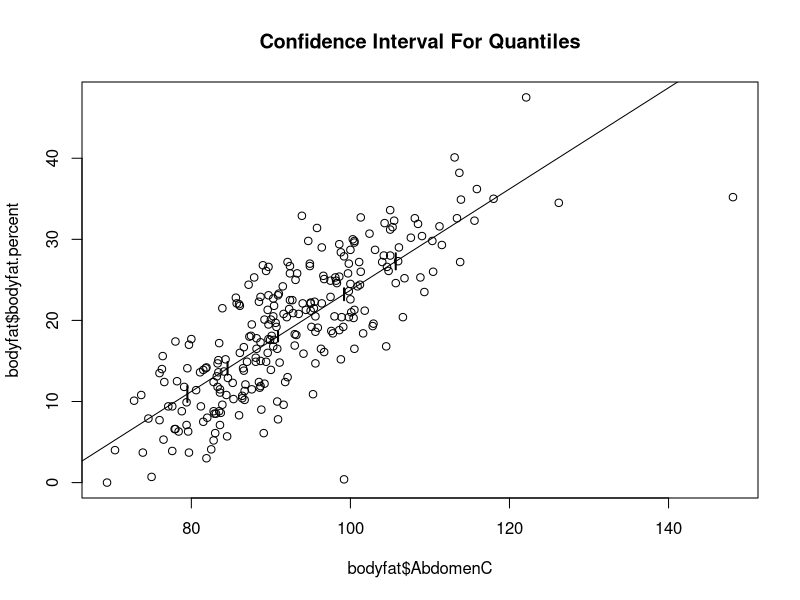
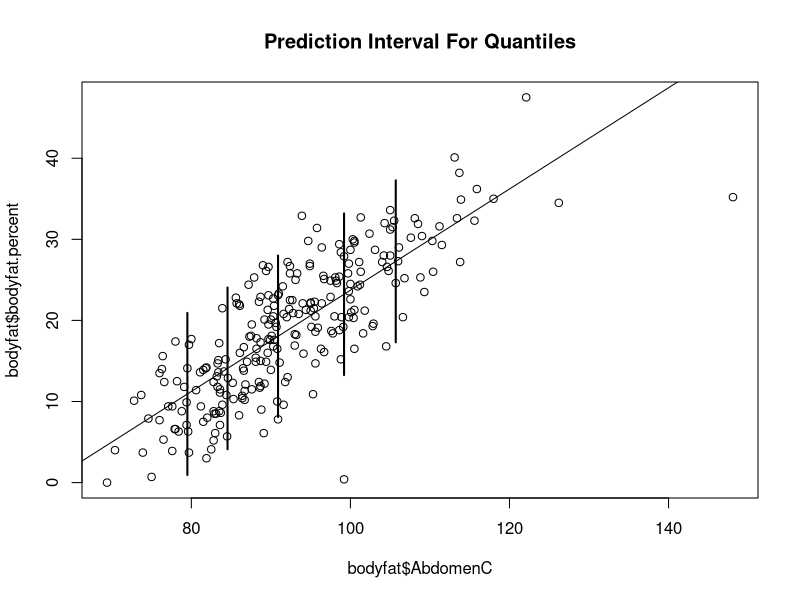
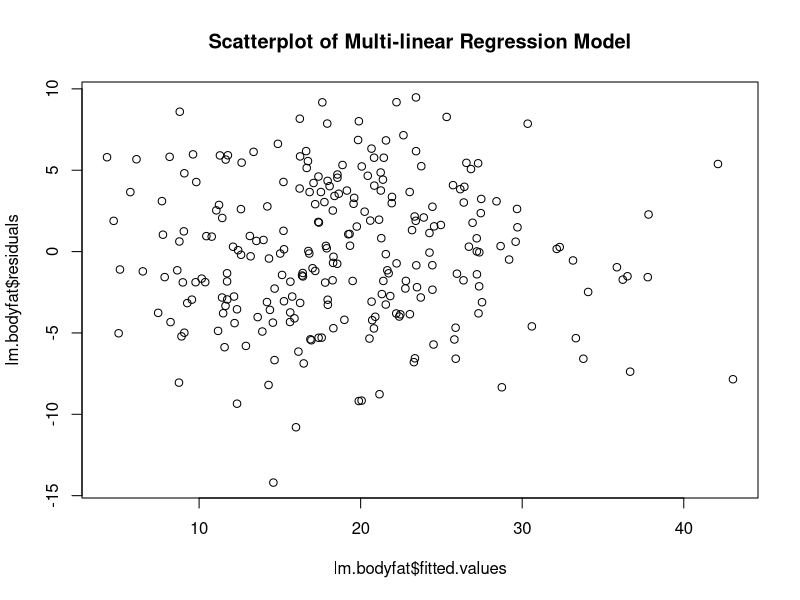
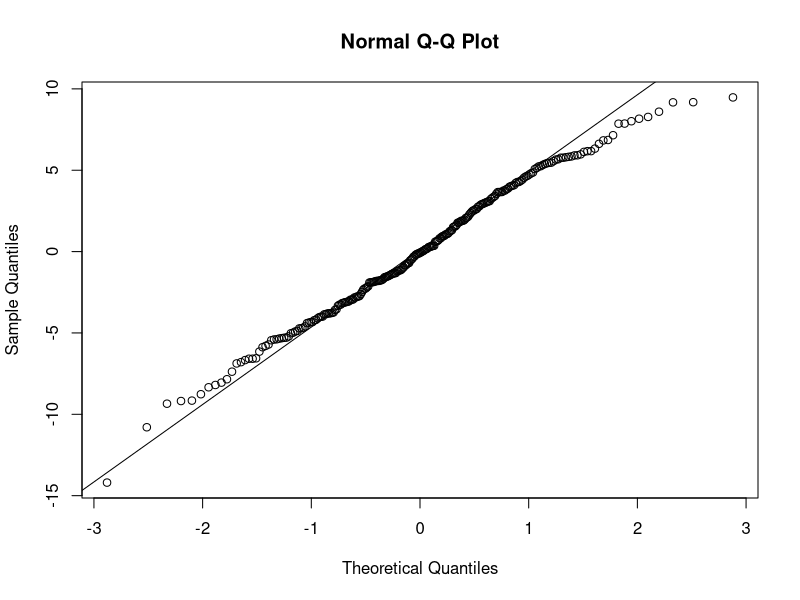
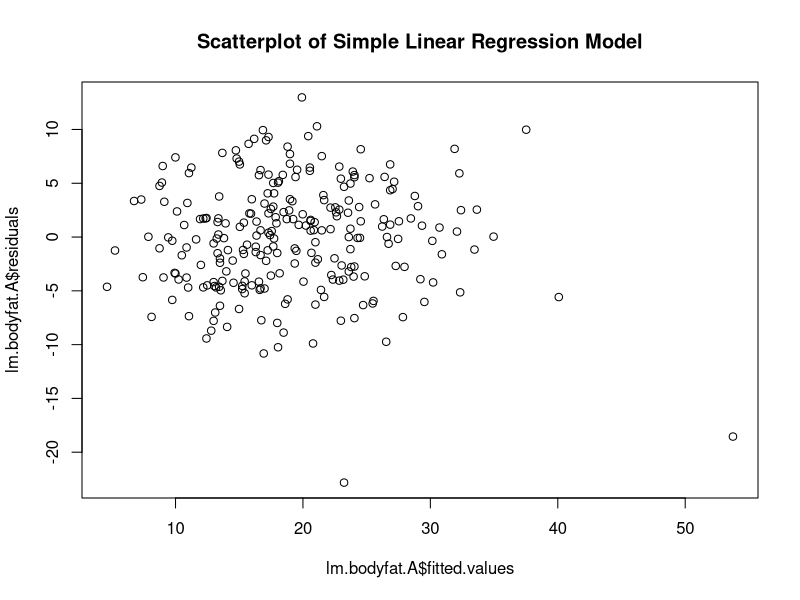
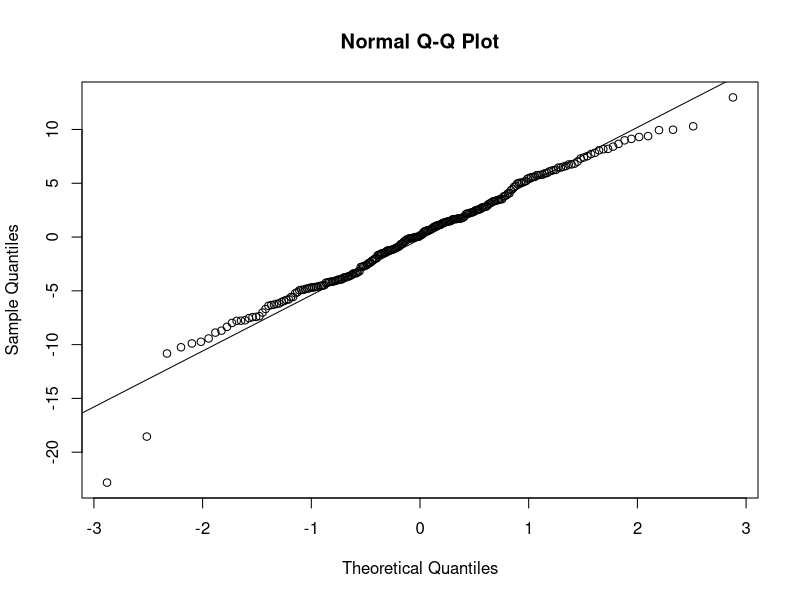

Reproduce these figures in R, in order.
setwd("//udrive.win.psu.edu/Users/j/q/jql5883/Desktop/math462")
getwd()

#data----------------------------------------------------------------------------------
bodyfat=read.table("BODY_FAT.TXT", header=T, sep="")
bodyfat.recompute=(495/bodyfat$Density)-450
head(round(bodyfat.recompute,digits=1))
bodyfat.recompute>100
bodyfat.recompute<0
bodyfat.recompute[182]=0

bodyfat$SiriBFperc==round(bodyfat.recompute,digits=1)

bodyfat[,2]<-round(bodyfat.recompute,digits=1)
colnames(bodyfat)[colnames(bodyfat)=="SiriBFperc"] <- "bodyfat.percent"

bodyfat<-bodyfat[-42,]

#A-------------------------------------------------------------------------------------
Abd.q=quantile(bodyfat$AbdomenC,  probs = c(0.1, 0.25, 0.5, 0.75, 0.9))
Abd.q
lm.bodyfat.A=lm(bodyfat.percent~AbdomenC,data=bodyfat)
summary(lm.bodyfat.A)
beta0.Abd=-38.69119
beta1.Abd=0.62417
yhat.q=beta0.Abd+beta1.Abd*Abd.q
yhat.q
mean(bodyfat$bodyfat.percent)

#B-------------------------------------------------------------------------------------
x0=data.frame(AbdomenC=quantile(bodyfat$AbdomenC,  probs = c(0.1, 0.25, 0.5, 0.75, 0.9)))

CI=predict(lm.bodyfat.A,new=x0,interval='confidence',level=0.95)
CI=data.frame(CI)
CI

plot(bodyfat$bodyfat.percent~bodyfat$AbdomenC,main="Confidence Interval For Quantiles")
abline(lm.bodyfat.A)
i=1
while(i<6)
{
  lines(c(x0[i,1],x0[i,1]),c(CI[i,2],CI[i,3]),lwd=2)
  i=i+1
  }

PI=predict(lm.bodyfat.A,new=x0,interval='prediction',level=0.95)
PI=data.frame(PI)
PI

plot(bodyfat$bodyfat.percent~bodyfat$AbdomenC, main="Prediction Interval For Quantiles")
abline(lm.bodyfat.A)
i=1
while(i<6)
{
  lines(c(x0[i,1],x0[i,1]),c(PI[i,2],PI[i,3]),lwd=2)
  i=i+1
}

#C-------------------------------------------------------------------------------------
lm.bodyfat=lm(bodyfat.percent~AbdomenC+Weight+Height+NeckC+ChestC+HipC+ThighC+KneeC+AnkleC+BicepsC+ForearmC+WristC,data=bodyfat)

plot(lm.bodyfat$residuals~lm.bodyfat$fitted.values, main="Scatterplot of Multi-linear Regression Model")
qqnorm(lm.bodyfat$residuals)
qqline(lm.bodyfat$residuals)
shapiro.test(lm.bodyfat$residuals)

plot(lm.bodyfat.A$residuals~lm.bodyfat.A$fitted.values,main="Scatterplot of Simple Linear Regression Model")
qqnorm(lm.bodyfat.A$residuals)
qqline(lm.bodyfat.A$residuals)
shapiro.test(lm.bodyfat.A$residuals)

